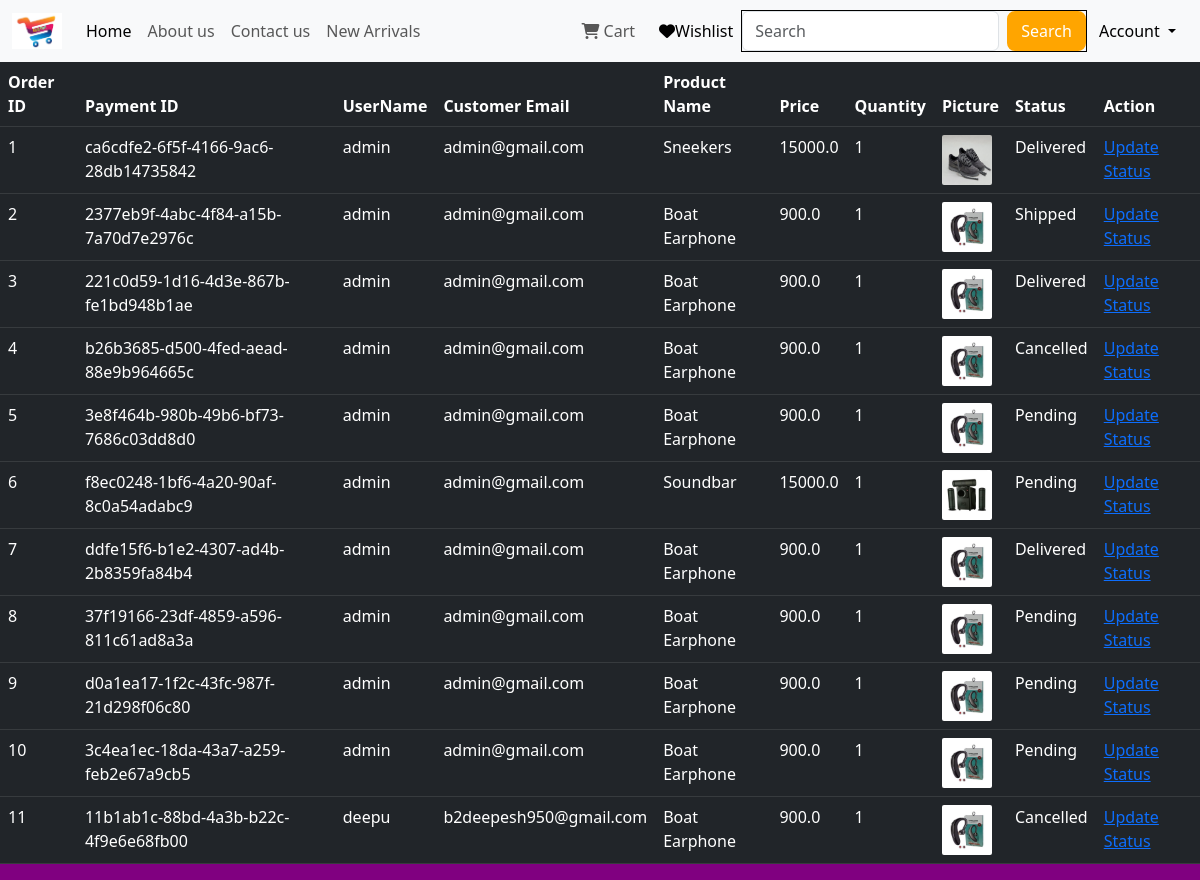
The page /view-orders (signed in) on the database its author committed.
### ecommweb/models.py (models this page shows, shortened)
class Order(db.Model):
    id = db.Column(db.Integer, primary_key=True)
    quantity = db.Column(db.Integer, nullable=False)
    price = db.Column(db.Float, nullable=False)
    status = db.Column(db.String(100), nullable=False)
    payment_id = db.Column(db.String(1000), nullable=False)
    customer_link = db.Column(db.Integer, db.ForeignKey('customer.id'), nullable=False)
    product_link = db.Column(db.Integer, db.ForeignKey('product.id'), nullable=False)

class Customer(db.Model, UserMixin):
    id = db.Column(db.Integer, primary_key=True)
    email = db.Column(db.String(100), unique=True)
    username = db.Column(db.String(100))
    password_hash = db.Column(db.String(150))
    date_joined = db.Column(db.DateTime(), default=datetime.utcnow)
    cart_items = db.relationship('Cart', backref=db.backref('customer', lazy=True))
    orders = db.relationship('Order', backref=db.backref('customer', lazy=True))
    @property
    def password(self):
        raise AttributeError('Password is not a readable Attribute')

class Product(db.Model):
    id = db.Column(db.Integer, primary_key=True)
    product_name = db.Column(db.String(100), nullable=False)
    current_price = db.Column(db.Float, nullable=False)
    previous_price = db.Column(db.Float, nullable=False)
    in_stock = db.Column(db.Integer, nullable=False)
    product_picture = db.Column(db.String(1000), nullable=False)
    flash_sale = db.Column(db.Boolean, default=False)
    date_added = db.Column(db.DateTime, default=datetime.utcnow)
    carts = db.relationship('Cart', backref=db.backref('product', lazy=True))
    orders = db.relationship('Order', backref=db.backref('product', lazy=True))

### ecommweb/admin.py (the view)
@admin.route('/view-orders')
@login_required
def view_orders():
    if current_user.id==1:
        orders=Order.query.all()
        return render_template('view-orders.html',orders=orders)
    return render_template('404.html')

### ecommweb/templates/view-orders.html (shortened to what this page needs)
{% extends 'base.html' %}
{% block body %}
<table class="table table-dark table-hover">
    <thead>
        <tr>
            <th scope="col">Order ID</th>
            <th scope="col">Payment ID</th>
            <th scope="col">UserName</th>
            <th scope="col">Customer Email</th>
            <th scope="col">Product Name</th>
            <th scope="col">Price</th>
            <th scope="col">Quantity</th>
            <th scope="col">Picture</th>
            <th scope="col">Status</th>
            <th scope="col">Action</th>
        </tr>
    </thead>
    <tbody>
        {% for order in orders %}
        <tr>
            <td>{{ order.id }}</td>
            <td>{{ order.payment_id }}</td>
            <td>{{ order.customer.username }}</td>
            <td>{{ order.customer.email }}</td>
            <td>{{ order.product.product_name }}</td>
            <td>{{ order.price }}</td>
            <td>{{ order.quantity }}</td>
            <td><img src="{{ order.product.product_picture }}" alt=""
                    style="height: 50px; width: 50px; border-radius: 2px;"></td>
            <td>{{ order.status}}</td>
            <td>
                <a href="/update-order/{{ order.id }}">Update Status</a>
            </td>
        </tr>
        {% endfor %}
    </tbody>
</table>
{% endblock %}

### rows shown on the page
Order: id "1", payment_id "ca6cdfe2-6f5f-4166-9ac6-28db14735842", customer.username "admin", customer.email "admin@gmail.com", product.product_name "Sneekers", price "15000.0", quantity "1", product.product_picture (picture), status "Delivered"
Order: id "2", payment_id "2377eb9f-4abc-4f84-a15b-7a70d7e2976c", customer.username "admin", customer.email "admin@gmail.com", product.product_name "Boat Earphone", price "900.0", quantity "1", product.product_picture (picture), status "Shipped"
Order: id "3", payment_id "221c0d59-1d16-4d3e-867b-fe1bd948b1ae", customer.username "admin", customer.email "admin@gmail.com", product.product_name "Boat Earphone", price "900.0", quantity "1", product.product_picture (picture), status "Delivered"
Order: id "4", payment_id "b26b3685-d500-4fed-aead-88e9b964665c", customer.username "admin", customer.email "admin@gmail.com", product.product_name "Boat Earphone", price "900.0", quantity "1", product.product_picture (picture), status "Cancelled"
Order: id "5", payment_id "3e8f464b-980b-49b6-bf73-7686c03dd8d0", customer.username "admin", customer.email "admin@gmail.com", product.product_name "Boat Earphone", price "900.0", quantity "1", product.product_picture (picture), status "Pending"
Order: id "6", payment_id "f8ec0248-1bf6-4a20-90af-8c0a54adabc9", customer.username "admin", customer.email "admin@gmail.com", product.product_name "Soundbar", price "15000.0", quantity "1", product.product_picture (picture), status "Pending"
Order: id "7", payment_id "ddfe15f6-b1e2-4307-ad4b-2b8359fa84b4", customer.username "admin", customer.email "admin@gmail.com", product.product_name "Boat Earphone", price "900.0", quantity "1", product.product_picture (picture), status "Delivered"
Order: id "8", payment_id "37f19166-23df-4859-a596-811c61ad8a3a", customer.username "admin", customer.email "admin@gmail.com", product.product_name "Boat Earphone", price "900.0", quantity "1", product.product_picture (picture), status "Pending"
Order: id "9", payment_id "d0a1ea17-1f2c-43fc-987f-21d298f06c80", customer.username "admin", customer.email "admin@gmail.com", product.product_name "Boat Earphone", price "900.0", quantity "1", product.product_picture (picture), status "Pending"
Order: id "10", payment_id "3c4ea1ec-18da-43a7-a259-feb2e67a9cb5", customer.username "admin", customer.email "admin@gmail.com", product.product_name "Boat Earphone", price "900.0", quantity "1", product.product_picture (picture), status "Pending"
Order: id "11", payment_id "11b1ab1c-88bd-4a3b-b22c-4f9e6e68fb00", customer.username "deepu", customer.email "b2deepesh950@gmail.com", product.product_name "Boat Earphone", price "900.0", quantity "1", product.product_picture (picture), status "Cancelled"
